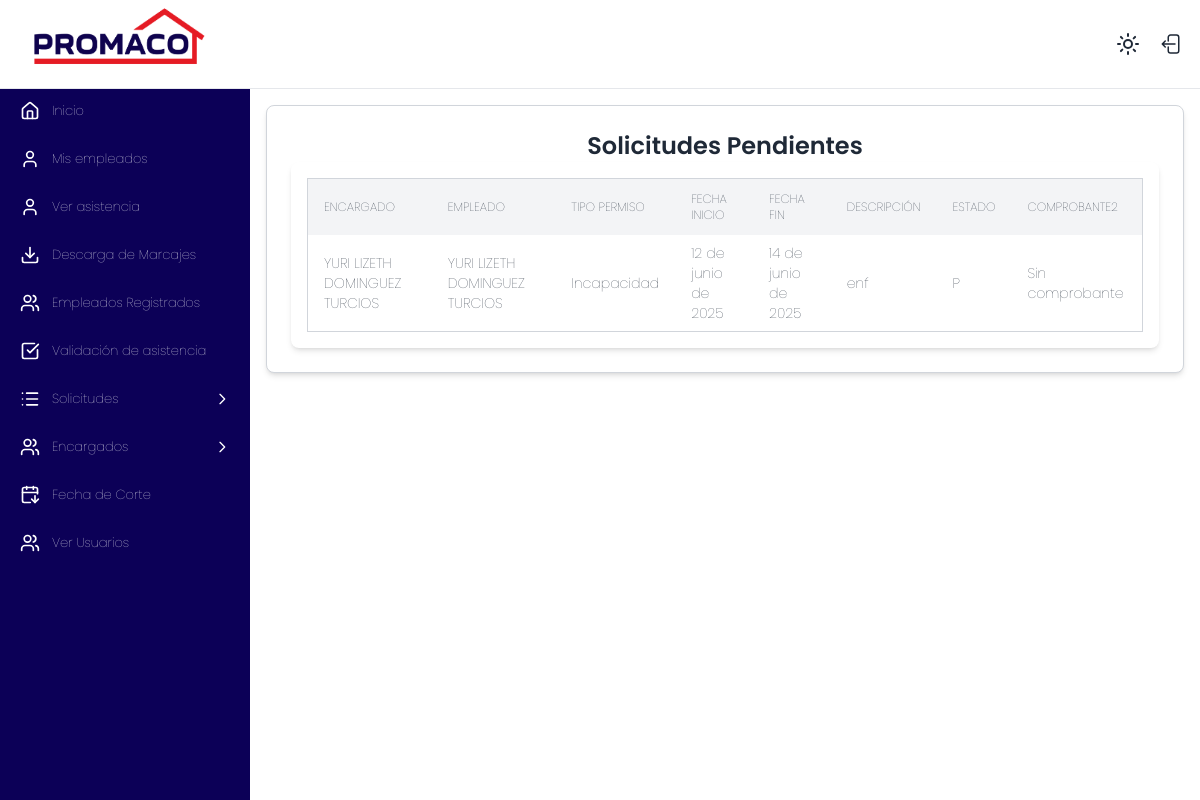
Page /marcaje/solicitudes-encargado/ (signed in) on the earlier database version.
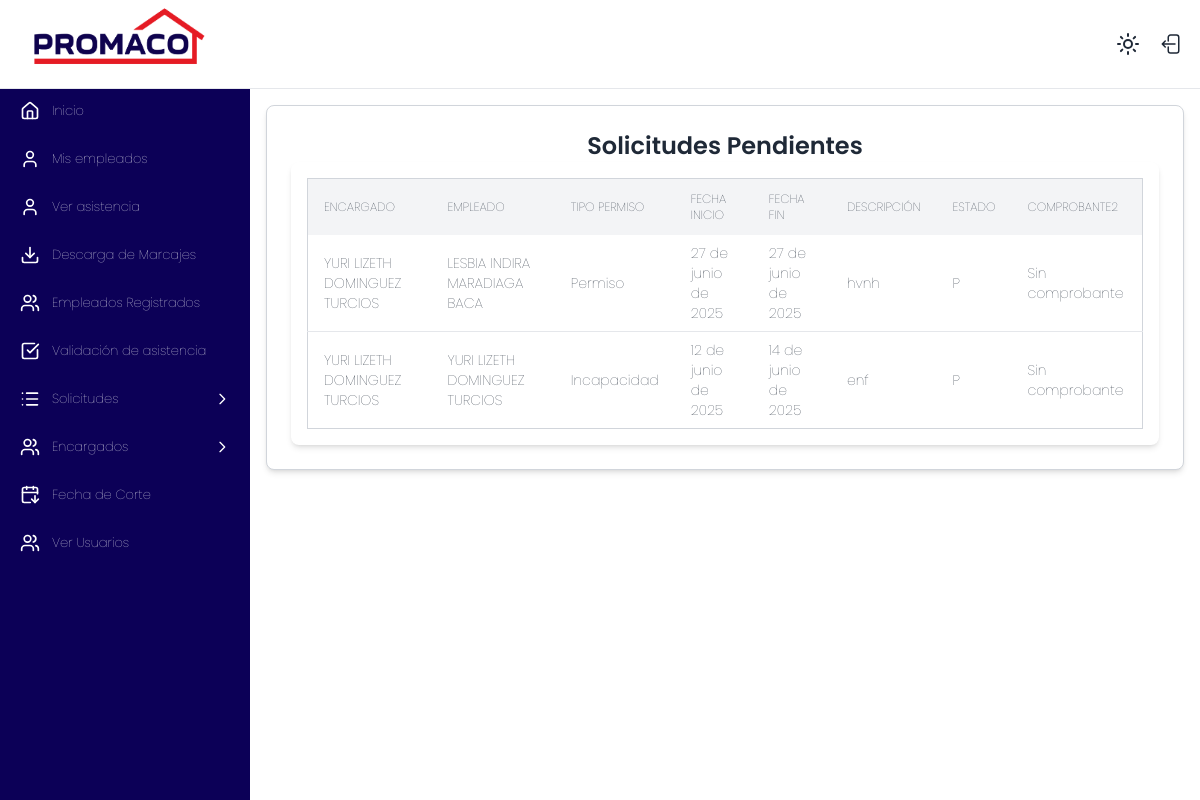
Same page on the later database version.
### marcaje/models.py (models this page shows, shortened)
class Permisos(models.Model):
    ESTADO_SOLICITUD = [
        ('P', 'Pendiente'),
        ('A', 'Aprobada'),
        ('SB', 'SUBSANADO'),
        ('R', 'Rechazada'),
    ]
    encargado = models.ForeignKey(Empleado, related_name="solicitudes_enviadas", on_delete=models.PROTECT)
    empleado = models.ForeignKey(Empleado, on_delete=models.CASCADE)
    tipo_permiso = models.ForeignKey(TipoPermisos, on_delete=models.PROTECT)
    fecha_inicio = models.DateField()
    fecha_final = models.DateField()
    fecha_solicitud = models.DateField(auto_now_add=True)
    descripcion = models.CharField(max_length=300)
    tiene_comprobante = models.BooleanField(default=False)
    estado_solicitud = models.CharField(choices=ESTADO_SOLICITUD, default='P')
    pendiente_subsanar = models.BooleanField(default=False)
    aprobacion_gerencial = models.BooleanField(default=False)

class Empleado(models.Model):
    user = models.OneToOneField(User, on_delete=models.SET_NULL, null=True, blank=True, related_name='empleado_marcaje')
    id_externo = models.IntegerField(unique=True)
    codigo = models.CharField(max_length=20)
    nombre = models.CharField(max_length=100)
    departamento = models.CharField(max_length=100)
    sucursal = models.ForeignKey(Sucursal, on_delete=models.PROTECT)
    es_encargado = models.BooleanField(default=False)
    class Meta:
        verbose_name = "Empleado"
        verbose_name_plural = "Empleados"
        ordering = ['nombre']
    def __str__(self):
        return f"{self.nombre} "

class TipoPermisos(models.Model):
    tipo = models.CharField(max_length=100)
    simbolo = models.CharField(max_length=5, null=True, blank=True)
    cod_color = models.CharField(max_length=10, null=True, blank=True)

### marcaje/views.py (the view)
        def _wrapped_view(request, *args, **kwargs):
            if not request.user.is_authenticated or not check(request.user):
                raise Http404("Página no encontrada")
            return view_func(request, *args, **kwargs)

### marcaje/context_processors.py (called while the page is built)
def empleados_a_cargo_context(request):
    empleados_cargo = []
    encargado_obj = None
    if request.user.is_authenticated:
        try:
            encargado = Empleado.objects.get(user=request.user)
            encargado_obj = encargado
            if encargado.es_encargado:
                empleados_cargo = Empleado.objects.filter(
                    encargado_asignado__encargado=encargado
                )
        except Empleado.DoesNotExist:
            encargado_obj = None
    return {'empleados_a_cargo_global': empleados_cargo, 'encargado': encargado_obj}

### marcaje/templatetags/auth_extras.py (called while the page is built)
@register.filter(name='has_group')
def has_group(user, group_name):
    return user.groups.filter(name=group_name).exists()

### marcaje/views.py (called while the page is built)
def grupo_requerido(nombre_grupo):
    def check(user):
        return user.groups.filter(name=nombre_grupo).exists()
    def decorator(view_func):
        def _wrapped_view(request, *args, **kwargs):
            if not request.user.is_authenticated or not check(request.user):
                raise Http404("Página no encontrada")
            return view_func(request, *args, **kwargs)
        return _wrapped_view
    return decorator

@login_required
@grupo_requerido('encargado')
def vista_solicitudes_encargado(request):
    try:
        encargado = Empleado.objects.get(user=request.user)
    except Empleado.DoesNotExist:
        return render(request, 'sin_permisos.html')
    permisos = Permisos.objects.filter(encargado=encargado.id, estado_solicitud__in=['P', 'SB']).order_by('-fecha_solicitud')
    context = []
    for permiso in permisos:
        comprobante = PermisoComprobante.objects.filter(permiso=permiso).first()
        context.append({
            'permiso': permiso,
            'comprobante': comprobante.comprobante.url if comprobante else None,
        })
    return render(request, 'solicitudes_encargado.html', {'solicitudes': context})

### marcaje/templates/solicitudes_encargado.html (shortened to what this page needs)
{% extends 'base.html' %}
{% block content %}
{% load static %}
<link rel="stylesheet" href="{% static 'styles/menu.css' %}">
 <div class="w-full max-w-7xl mx-auto bg-white dark:bg-gray-800 p-6 rounded-lg shadow-md border border-gray-300 ">
  <h2 class="text-2xl font-semibold text-center text-gray-800 dark:text-gray-200">Solicitudes Pendientes</h2>
  <div class="bg-white dark:bg-gray-800 max-h-[600px] shadow-md rounded-lg overflow-hidden">
    <div class="p-4 overflow-x-auto">
      <table id="permisos-pendientes" class="min-w-full text-sm text-left text-gray-800 dark:text-gray-200 border border-gray-300">
        <thead class="bg-gray-100 dark:bg-gray-600 sticky top-[0px] z-10 uppercase text-xs">
        <tr>
          <th class="px-4 py-3">Encargado</th>
          <th class="px-4 py-3">Empleado</th>
          <th class="px-4 py-3">Tipo Permiso</th>
          <th class="px-4 py-3">Fecha Inicio</th>
          <th class="px-4 py-3">Fecha Fin</th>
          <th class="px-4 py-3">Descripción</th>
          <th class="px-4 py-3">Estado</th>
          <th class="px-4 py-3">Comprobante2</th>
        </tr>
      </thead>
      <tbody class="divide-y divide-gray-200 dark:divide-gray-700">
        {% for p in solicitudes %}
        <tr class="hover:bg-gray-100 dark:hover:bg-gray-700 transition-colors duration-200">
          <td class="px-4 py-2">{{ p.permiso.encargado }}</td>
          <td class="px-4 py-2">{{ p.permiso.empleado }}</td>
          <td class="px-4 py-2">{{ p.permiso.tipo_permiso.tipo }}</td>
          <td class="px-4 py-2">{{ p.permiso.fecha_inicio }}</td>
          <td class="px-4 py-2">{{ p.permiso.fecha_final }}</td>
          <td class="px-4 py-2">{{ p.permiso.descripcion }}</td>
          <td class="px-4 py-2">{{ p.permiso.estado_solicitud }}</td>
          <td class="px-4 py-2">
            {% if p.comprobante %}
            <button type="button" href="{{ p.comprobante }}" target="_blank" onclick="window.open('{{ p.comprobante }}', '_blank', 'toolbar=0,location=0,menubar=0,width=800,height=600'); return false;" data-url="{{ p.comprobante.url }}"
              class="ver-archivo bg-red-600 text-white px-3 py-1 rounded hover:bg-red-700 text-sm hover:text-white transition">
              <svg xmlns="http://www.w3.org/2000/svg" fill="none" viewBox="0 0 24 24" stroke-width="1.5" stroke="currentColor" class="w-4 h-4 inline align-middle mr-1">
                <path stroke-linecap="round" stroke-linejoin="round" d="M2.036 12.322a1.012 1.012 0 0 1 0-.639C3.423 7.51 7.36 4.5 12 4.5c4.638 0 8.573 3.007 9.963 7.178.07.207.07.431 0 .639C20.577 16.49 16.64 19.5 12 19.5c-4.638 0-8.573-3.007-9.963-7.178Z" />
                <path stroke-linecap="round" stroke-linejoin="round" d="M15 12a3 3 0 1 1-6 0 3 3 0 0 1 6 0Z" />
              </svg>
              Ver comprobante
            </button>
            {% else %}
            <p>Sin comprobante</p>
            {% endif %}
          </td>
        </tr>
        {% endfor %}
      </tbody>
    </table>
  </div>
</div>
</div>
{% endblock %}

### templates/base.html (shortened to what this page needs)
{% load static %}
<!DOCTYPE html>
<html lang="en">
<head>
    <link href="https://cdn.jsdelivr.net/npm/bootstrap-icons@1.10.5/font/bootstrap-icons.css" rel="stylesheet">
    <link rel="stylesheet" href="https://cdn.jsdelivr.net/npm/@fortawesome/fontawesome-free@6.6.0/css/fontawesome.min.css">
    <link rel="stylesheet" href="https://cdn.datatables.net/2.3.0/css/dataTables.dataTables.css" />
<link rel="stylesheet" href="{% static 'styles/menu.css' %}">
    <script src="https://cdn.tailwindcss.com"></script>
</head>
<body class="bg-white dark:bg-gray-900 text-gray-800 dark:text-gray-200 transition-colors duration-300">
    <div class="flex flex-col min-h-screen">
        <header class="flex justify-between items-center px-2 py-1 bg-white dark:bg-gray-800 border-b border-gray-200 dark:border-gray-700 transition-colors duration-300">
            <div class="flex items-center space-x-2 -mt-4">
                <img src="{% static 'img/logo_new2.png' %}" alt="Logo claro" class="h-24 block dark:hidden ">
            </div>
            <div>
                <button id="theme-toggle" class="p-2 rounded-full hover:bg-gray-100 dark:hover:bg-gray-700 focus:outline-none transition-colors duration-300" aria-label="Cambiar tema">
                    <i data-lucide="sun" class="w-6 h-6 block dark:hidden"></i>
                </button>
                <button class="p-2 rounded-full hover:bg-gray-100 dark:hover:bg-gray-700 focus:outline-none transition-colors duration-300">
                    <a href="{% url 'logout' %}">
                    </a>
                </button>
            </div>
        </header>
        <div class="flex flex-1">
            {% include 'menu2.html' %}
            <main class="flex-1 p-4">
                {% block content %}
                {% endblock %}
            </main>
        </div>
    </div>
</body>
</html>

### templates/menu2.html (shortened to what this page needs)
{% load static %}
{% load auth_extras %}
<aside class="floating-sidebar w-64 bg-promaco-dark dark:bg-gray-800 text-white transition-colors duration-300">
    <nav class="py-5">
        <ul>
            <li class="mb-1">
                <a href="{% url 'home' %}" class="flex items-center px-5 py-3 hover:bg-opacity-10 hover:bg-white transition-colors duration-200">
                    <i data-lucide="home" class="w-5 h-5 mr-3"></i> Inicio
                </a>
            </li>
            {% if request.user|has_group:"encargado" %}
            <li class="mb-1">
                <a href="{% url 'ver' %}" class="flex items-center px-5 py-3 hover:bg-opacity-10 hover:bg-white transition-colors duration-200">
                    <i data-lucide="user" class="w-5 h-5 mr-3"></i> Mis empleados
                </a>
            </li>
            <li class="mb-1">
                <a href="{% url 'asistencias_encargado' %}" class="flex items-center px-5 py-3 hover:bg-opacity-10 hover:bg-white transition-colors duration-200">
                    <i data-lucide="user" class="w-5 h-5 mr-3"></i> Ver asistencia
                </a>
            </li>
            {%endif%}
            {% if request.user|has_group:"rrhh" %}
            <li class="mb-1">
                <a href="/marcaje" class="flex items-center px-5 py-3 hover:bg-opacity-10 hover:bg-white transition-colors duration-200">
                    <i data-lucide="download" class="w-5 h-5 mr-3"></i> Descarga de Marcajes
                </a>
            </li>
            <li class="mb-1">
                <a href="/marcaje/registrados" class="flex items-center px-5 py-3 hover:bg-opacity-10 hover:bg-white transition-colors duration-200">
                    <i data-lucide="users" class="w-5 h-5 mr-3"></i> Empleados Registrados
                </a>
            </li>
            <li class="mb-1">
                <a href="/marcaje/validar-asistencia" class="flex items-center px-5 py-3 hover:bg-opacity-10 hover:bg-white transition-colors duration-200">
                    <i data-lucide="check-square" class="w-5 h-5 mr-3"></i> Validación de asistencia
                </a>
            </li>
            {% endif %}
            <li class="mb-1">
                <details class="group">
                    <summary class="flex items-center px-5 py-3 cursor-pointer hover:bg-opacity-10 hover:bg-white transition-colors duration-200 outline-none">
                        <i data-lucide="list" class="w-5 h-5 mr-3"></i>
                        Solicitudes
                        <svg class="ml-auto w-4 h-4 transition-transform duration-200 group-open:rotate-90" fill="none" stroke="currentColor" viewBox="0 0 24 24">
                            <path stroke-linecap="round" stroke-linejoin="round" stroke-width="2" d="M9 5l7 7-7 7" />
                        </svg>
                    </summary>
                </details>
            </li>
            {% if request.user|has_group:"rrhh" %}
            <li class="mb-1">
                <details class="group">
                    <summary class="flex items-center px-5 py-3 cursor-pointer hover:bg-opacity-10 hover:bg-white transition-colors duration-200 outline-none">
                        <i data-lucide="users" class="w-5 h-5 mr-3"></i>
                        Encargados
                        <svg class="ml-auto w-4 h-4 transition-transform duration-200 group-open:rotate-90" fill="none" stroke="currentColor" viewBox="0 0 24 24">
                            <path stroke-linecap="round" stroke-linejoin="round" stroke-width="2" d="M9 5l7 7-7 7" />
                        </svg>
                    </summary>
                </details>
            </li>
            {%endif%}
            {% if request.user|has_group:"rrhh" %}
            <li class="mb-1">
                <a href="/marcaje/listar-fecha-corte" class="flex items-center px-5 py-3 hover:bg-opacity-10 hover:bg-white transition-colors duration-200">
                    <i data-lucide="calendar-arrow-down" class="w-5 h-5 mr-3"></i> Fecha de Corte
                </a>
            </li>
            {%endif%}
            {% if request.user|has_group:"rrhh" %}
            <li class="mb-1">
                <a href="/marcaje/listar-usuarios" class="flex items-center px-5 py-3 hover:bg-opacity-10 hover:bg-white transition-colors duration-200">
                    <i data-lucide="users" class="w-5 h-5 mr-3"></i> Ver Usuarios
                </a>
            </li>
            {%endif%}
        </ul>
    </nav>
</aside>

### static/styles/menu.css (style rules this page uses)
* { font-family: "Poppins", serif; font-weight: 100; font-style: normal; }
body { font-size: 13px; }
li { color: #fff; }
nav { padding: 0 !important; }
img { width: 100%; }

### templates/base.html (style rules this page uses)
aside.floating-sidebar { position: fixed; top: 88px; left: 0; width: 80vw; max-width: 250px; height: calc(100vh - 88px); background: 'bg-promaco-dark'; box-shadow: 2px 0 8px rgba(0,0,0,0.15); z-index: 50; transform: translateX(-100%); transition: transform 0.3s ease; }
aside.floating-sidebar.visible { transform: translateX(0); }
@media (min-width: 1023px) { aside.floating-sidebar { position: static; transform: none !important; width: 400px; height: auto; box-shadow: none; } }

Differences in the rows shown:
added Permisos: permiso.encargado "YURI LIZETH DOMINGUEZ TURCIOS", permiso.empleado "LESBIA INDIRA MARADIAGA BACA", permiso.tipo_permiso.tipo "Permiso", permiso.fecha_inicio "27 de junio de 2025", permiso.fecha_final "27 de junio de 2025", permiso.descripcion "hvnh", permiso.estado_solicitud "P"
